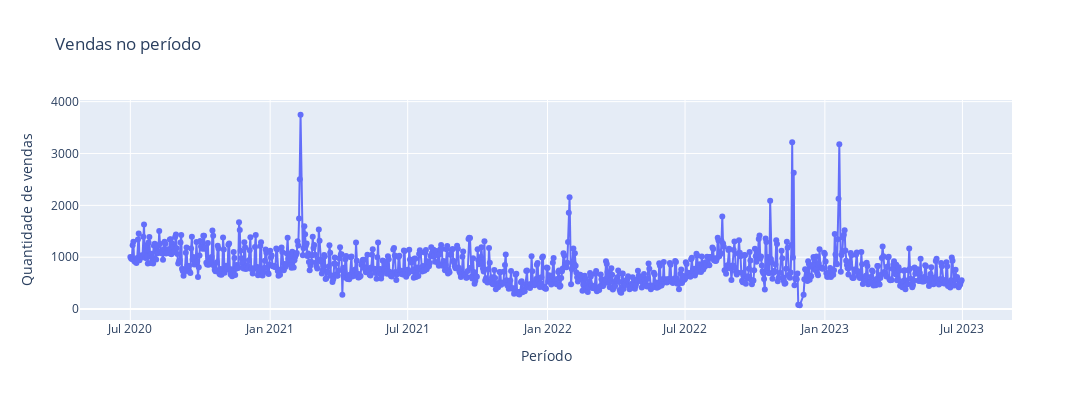

Notebook source saved alongside this figure:
### Code cell
fig = go.Figure()

fig.add_trace(go.Scatter(
    x=df_order['Date'].values,
    y=df_order['count'].values,
    mode='lines+markers',
    name='Valores reais',
))

fig.update_layout(
    title=f'<span>Vendas no período</span>', 
    autosize=False,
    width=2200,
    height=400,
    xaxis=dict(title=f'<span>Período</span>'),
    yaxis=dict(title=f'<span>Quantidade de vendas</span>')
)

fig.show()

### Figure 1 — Plotly figure (JSON) as saved in the notebook; plotly's stock layout.template omitted (floating-point values rounded to 4 significant figures; data arrays with more than 128 entries replaced by an {"elided": "..."} marker saying what was removed)
{"data": [{"mode": "lines+markers", "name": "Valores reais", "type": "scatter", "x": {"elided": "1085 str values"}, "y": {"elided": "1085 int values"}}], "layout": {"autosize": false, "height": 400, "title": {"text": "<span>Vendas no período</span>"}, "width": 2200, "xaxis": {"title": {"text": "<span>Período</span>"}}, "yaxis": {"title": {"text": "<span>Quantidade de vendas</span>"}}}}
